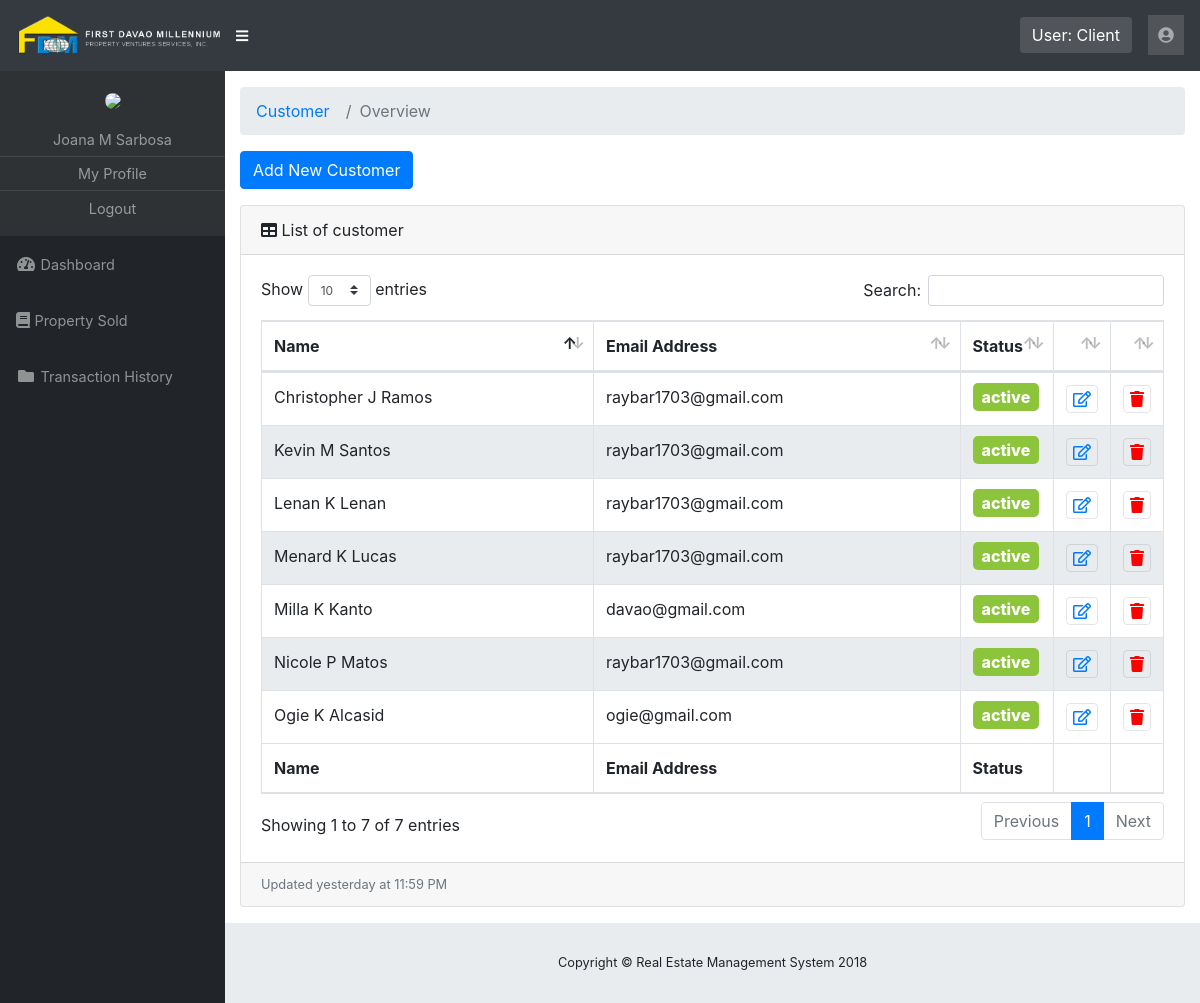
Page /rems/pages/customer-list.php (signed in) on the committed database.
### tables this page shows
CREATE TABLE IF NOT EXISTS `customer` (
  `id` int(11) NOT NULL AUTO_INCREMENT,
  `firstname` varchar(100) NOT NULL,
  `middlename` varchar(100) NOT NULL,
  `lastname` varchar(100) NOT NULL,
  `age` int(11) NOT NULL,
  `gender` tinyint(2) NOT NULL DEFAULT '0',
  `position` varchar(255) NOT NULL DEFAULT 'Customer',
  `physical_address` varchar(255) NOT NULL,
  `email_address` varchar(100) NOT NULL,
  `contact_number` int(11) NOT NULL,
  `image_path` varchar(255) NOT NULL,
  `account_id` int(11) NOT NULL,
  `status` tinyint(2) NOT NULL DEFAULT '0',
  `deleted` tinyint(2) NOT NULL DEFAULT '0',
  PRIMARY KEY (`id`)
);

### rems/pages/customer-list.php (the view, shortened to what this page needs)
<?php
	include '../template/header.php';
?>
  <div id="content-wrapper">
    <div class="container-fluid">
      <ol class="breadcrumb">
        <li class="breadcrumb-item">
          <a href="customer-list.php">Customer</a>
        </li>
        <li class="breadcrumb-item active">Overview</li>
      </ol>
      <div class="btn-container">
        <button class="btn btn-primary" data-toggle="modal" data-target="#addnewcustomer">Add New Customer</button>
      </div>
          <div class="card mb-3">
            <div class="card-header">
              <i class="fas fa-table"></i>
              List of customer</div>
            <div class="card-body">
              <div class="table-responsive">
                <table class="table table-bordered" id="dataTable" width="100%" cellspacing="0">
                  <thead>
                    <tr>
                      <th>Name</th>
                      <th>Email Address</th>
                      <th>Status</th>
                     <th></th>
                      <th></th>
                    </tr>
                  </thead>
                  <tfoot>
                    <tr>
                      <th>Name</th>
                      <th>Email Address</th>
                      <th>Status</th>
                      <th></th>
                       <th></th>
                    </tr>
                  </tfoot>
                  <tbody>
                  <?php
                    $sql = "SELECT id,firstname,middlename,lastname,email_address,status FROM customer WHERE deleted= 0";
                     $result = mysqli_query($mysqli,$sql);
                      if (mysqli_num_rows($result) > 0) {
                         while($row = mysqli_fetch_assoc($result)) {
                          $name = $row['firstname'].' '.$row['middlename'].' '.$row['lastname'];
                          $status = $row['status'];
                          $id = $row["id"];
                          echo '<tr>';
                          echo '<td>'.$name.'</td>';
                          echo '<td>'.$row['email_address'].'</td>';
                          if($status == 0){
                            $status = 'active';
                            echo '<td style="width:35px;"><span class="status-ac">'.$status.'</span></td>';
                          }else{
                            $status = 'inactive';
                             echo '<td style="width:35px;"><span class="status-in">'.$status.'</span></td>';
                          }
                          echo '<td style="width:15px;"><button class="toolbar-edit" onclick="showEditCustomer('.$id.');" > <i class="far fa-edit"></i>'.''.'</button></td>';
                          echo '<td style="width:15px;"><button class="toolbar-delete" onclick="showDeleteCustomer('.$id.');" ><i class="fa fa-trash" aria-hidden="true"></i>'.''.'</button</td>';
                          echo '</tr>';
                         }
                      }
                  ?>
                  </tbody>
                </table>
              </div>
            </div>
            <div class="card-footer small text-muted">Updated yesterday at 11:59 PM</div>
          </div>
    </div>
</div>
<?php
	include '../template/footer.php';
?>

### rems/css/sb-admin.css (style rules this page uses)
html { position: relative; min-height: 100%; }
body { height: 100%; }
#wrapper #content-wrapper { overflow-x: hidden; width: 100%; padding-top: 1rem; padding-bottom: 80px; }
:root { --input-padding-x: 0.75rem; --input-padding-y: 0.75rem; }

### rems/css/style.css (style rules this page uses)
.btn-container { margin: 1em 0; }
.status-ac { background: #8cc53b; padding: 4px 9px; border-radius: 5px; color: #fff; font-weight: 800; }
.toolbar-edit { background: transparent; border: 1px solid rgba(0,0,0,0.1); color: #007bff; border-radius: 4px; }
.toolbar-delete { background: transparent; border: 1px solid rgba(0,0,0,0.1); color: red; border-radius: 4px; }
tr.even { background: #e9ecef; }

### rows in the picture
customer: name "Kevin M Santos", email_address "raybar1703@gmail.com", status "active"
customer: name "Milla K Kanto", email_address "davao@gmail.com", status "active"
customer: name "Menard K Lucas", email_address "raybar1703@gmail.com", status "active"
customer: name "Nicole P Matos", email_address "raybar1703@gmail.com", status "active"
customer: name "Lenan K Lenan", email_address "raybar1703@gmail.com", status "active"
customer: name "Christopher J Ramos", email_address "raybar1703@gmail.com", status "active"
customer: name "Ogie K Alcasid", email_address "ogie@gmail.com", status "active"

### other values in the picture
$_SESSION['user_type'] "Client"
$name "Joana M Sarbosa"
